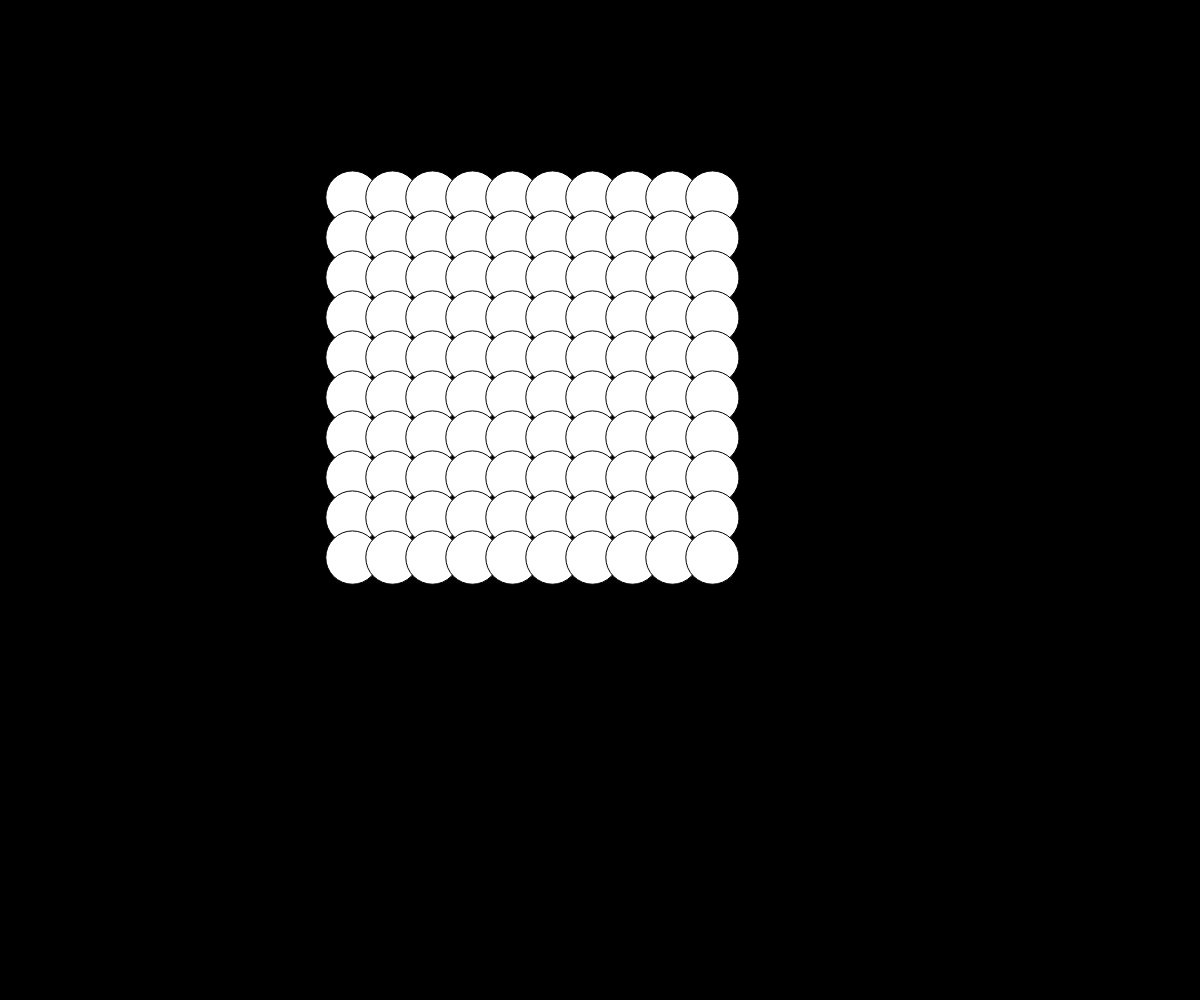
Frame 1 (no input)
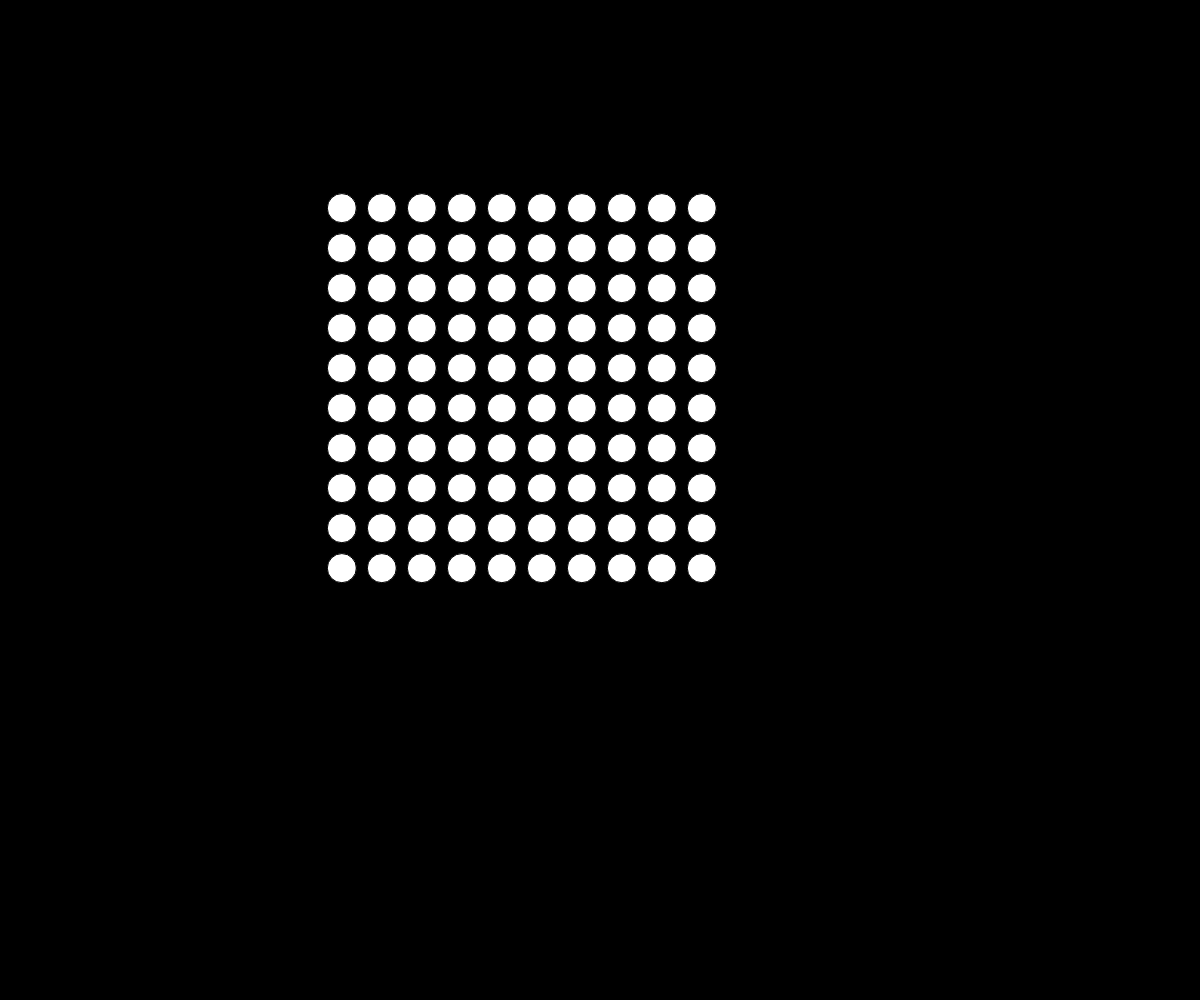
Frame 60 (no input)
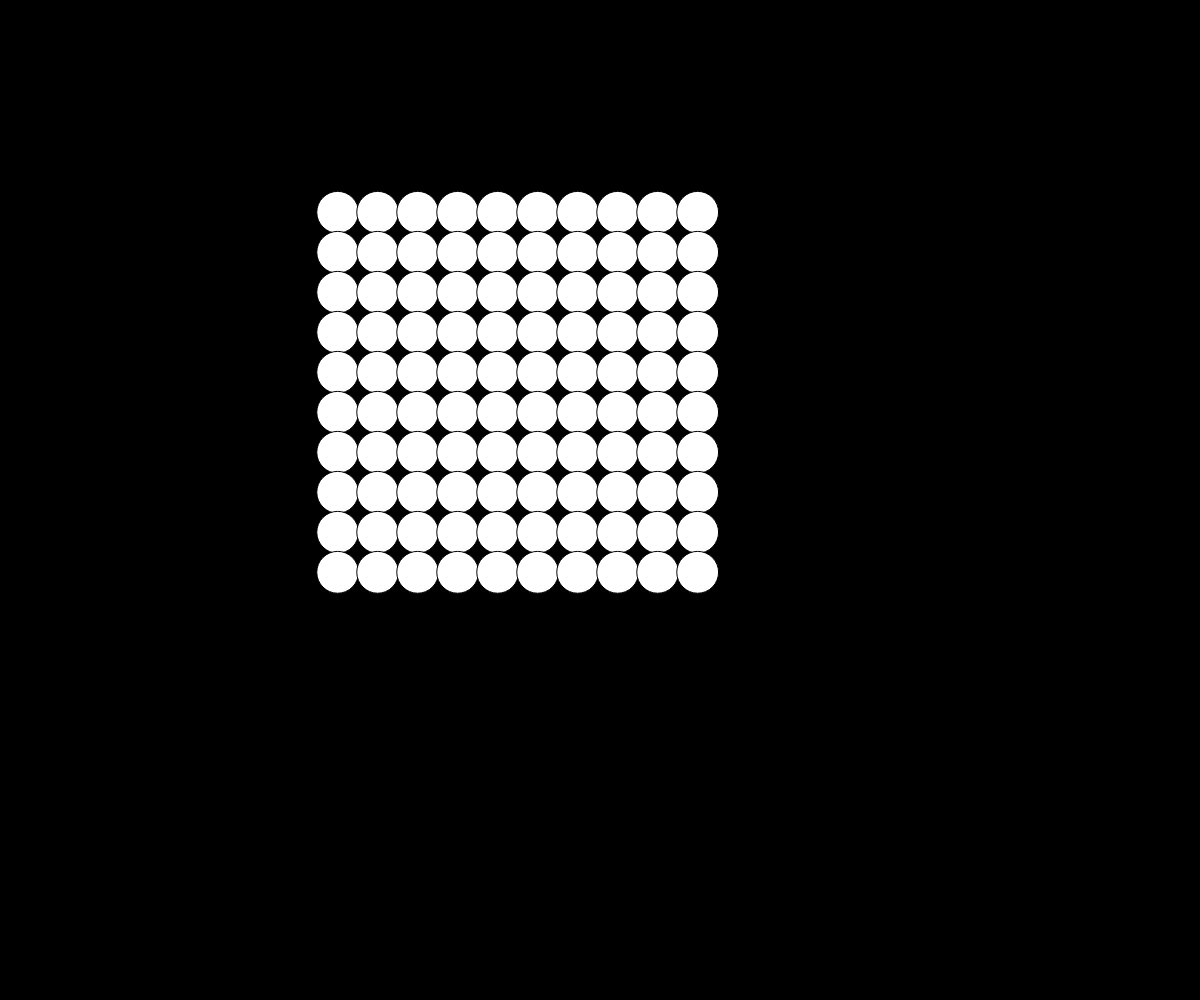
Frame 120 (the mouse pressed at the canvas centre since frame 60)

The p5.js sketch that drew these frames (run headless with seeded random() and noise() and a simulated clock; from frame 60 on, the mouse is pressed at the canvas centre):

// p5.js sketch
// ── sketch.js
var xoff = 0.0;
var xoff2 = 0.0;
function setup() {
  createCanvas(windowWidth, windowHeight);
}

function draw() {
  xoff += 0.02;
  xoff2 += 0.04;
  var n = noise(xoff)*80;
  var n2 = noise(xoff2)*80;
  var rFill = random(255);

  background(0,0,0);
  var cols = 10;
  var rows = 10;
  translate(windowWidth/4,windowHeight/4);
  for (var i = 0; i < cols; i++) {
    for (var j = 0; j < rows; j++) {
    console.log(n2);
      fill(255);
      ellipse(i*40+n2,  j*40-n2, n, n);
    }
  }

}

function windowResized() {
  resizeCanvas(windowWidth, windowHeight);
}
